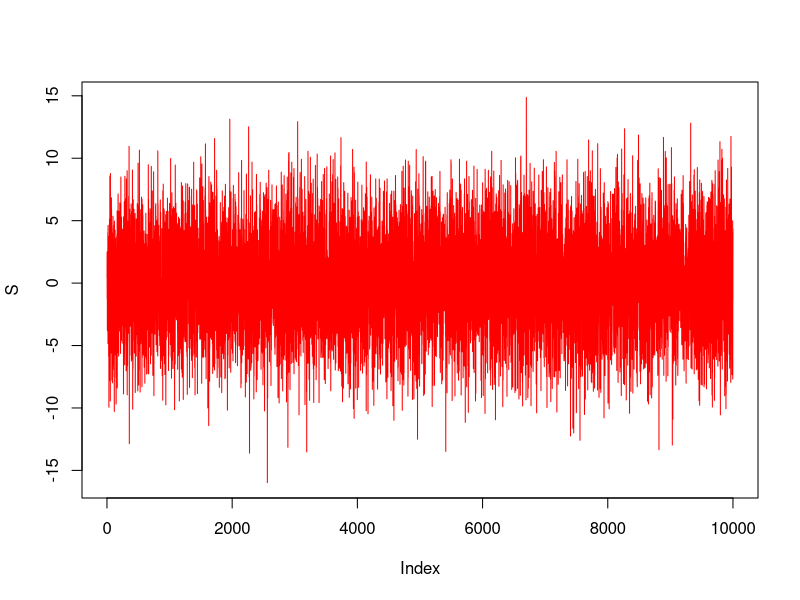

The R source for this figure:
set.seed(123)

# Z is a random walk.
Z <- rep(0, 10000)
for (i in 2:10000) Z[i] <- Z[i-1] + rnorm(1)

# P,Q,R are functions of Z.
P <- Q <- R <- rep(0, 10000)

P <- 0.3*Z + rnorm(10000)
Q <- 0.6*Z + rnorm(10000)
R <- 0.2*Z + rnorm(10000)

# Johansen test for cointegration.
library('urca')

jotest = ca.jo(data.frame(P,Q,R), type="trace", K=2, ecdet="none", spec="longrun")
summary(jotest)

# Building the stationary process, 
# take largest eigenvalue's eigenvector as coefficients.
S <- 1.0000000*P + 0.7064995*Q - 3.6156063*R
plot(S, t='l', col='red')

# Check series is really stationary.
library('tseries')
adf.test(S)
